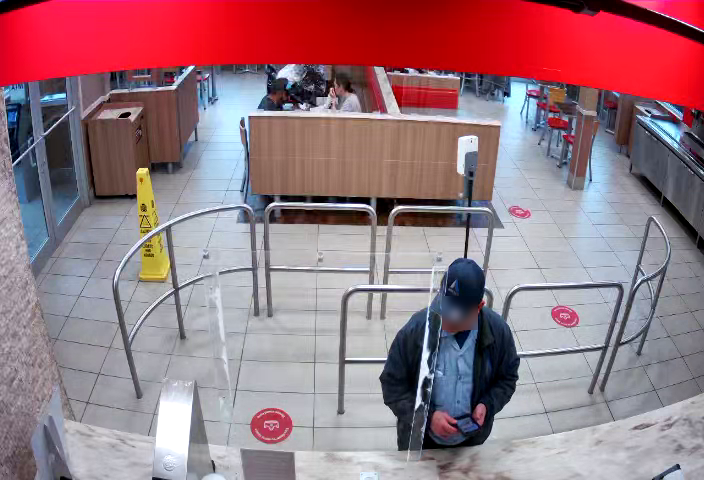
#> input picture subsequence_cam1/1636738304753992200.png, 704 x 480 px
$ python project1.py
#> lines starting #> are read from the running program, lines starting #| are printed output that depends on the picture
import cv2
import numpy as np
import os

# [13 lines left out: functions histogram, histogramUpper, not called in this run]
    #return cv2.normalize(hist, hist, 0, 1, cv2.NORM_MINMAX)

def load_images_from_folder(folder):
#> called with folder = './subsequence_cam1'
    images = {}
    for filename in os.listdir(folder):
        img = cv2.imread(os.path.join(folder, filename))
#> img is the input picture: shape (480, 704, 3); mean B, G, R 129, 119.3, 154
        if img is not None:
            images[os.path.splitext(filename)[0]] = img
    return images

folder_path = './subsequence_cam1'

# Load images from the folder
image_sequence = load_images_from_folder(folder_path)
#> image_sequence = 3 items

image1FirstFull = [315, 267, 125, 189]
image1FirstUpper = [315, 267, 125, 189//2]

image1SecondFull = [456, 247, 124, 209]
image1SecondUpper = [456, 247, 124, 209//2]

image2FirstFull = [235, 128, 70, 277]
image2FirstUpper = [235, 128, 70, 277//2]

image2SecondFull = [330, 130, 55, 259]
image2SecondUpper = [330, 130, 55, 259//2]

image2ThirdFull = [381, 269, 149, 186]
image2ThirdUpper = [381, 269, 149, 186//2]

image1 = cv2.imread('image test 1.png')
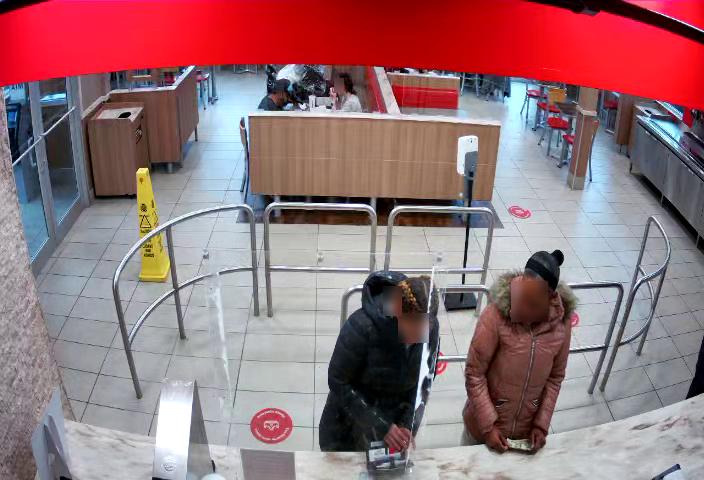
#> input picture image test 1.png, 704 x 480 px
#> image1 is the input picture: shape (480, 704, 3); mean B, G, R 120.8, 115.4, 150.9

image2 = cv2.imread('image test 2.png')
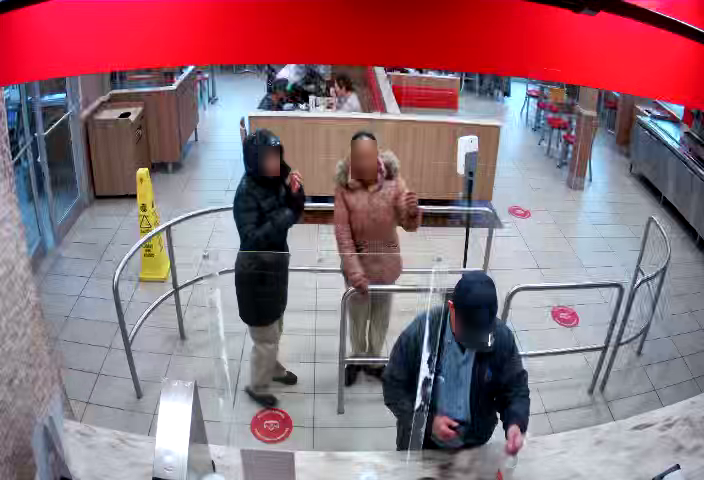
#> input picture image test 2.png, 704 x 480 px
#> image2 is the input picture: shape (480, 704, 3); mean B, G, R 122.2, 112.3, 145.5

histogram_coordinates = []
histogram_labels=["image1FirstFull", "image1FirstUpper",
    "image1SecondFull", "image1SecondUpper",
    "image2FirstFull", "image2FirstUpper",
    "image2SecondFull", "image2SecondUpper",
    "image2ThirdFull", "image2ThirdUpper"]

histogram_names_first_first_image = [
    [(image1FirstFull,image1),(image1FirstUpper,image1)]

]
histogram_names_second_first_image = [
    [(image1SecondFull,image1), (image1SecondUpper,image1)]
]
histogram_names_first_second_image= [[
    (image2FirstFull,image2), (image2FirstUpper,image2)]]

histogram_names_second_second_image=[
     [ (image2SecondFull,image2), (image2SecondUpper,image2)]]
histogram_names_third = [
    [(image2ThirdFull,image2), (image2ThirdUpper,image2)]]

#extract file name and coordinates from labels.txt
#> (the run stopped early here; a loop or call above may not have finished)
